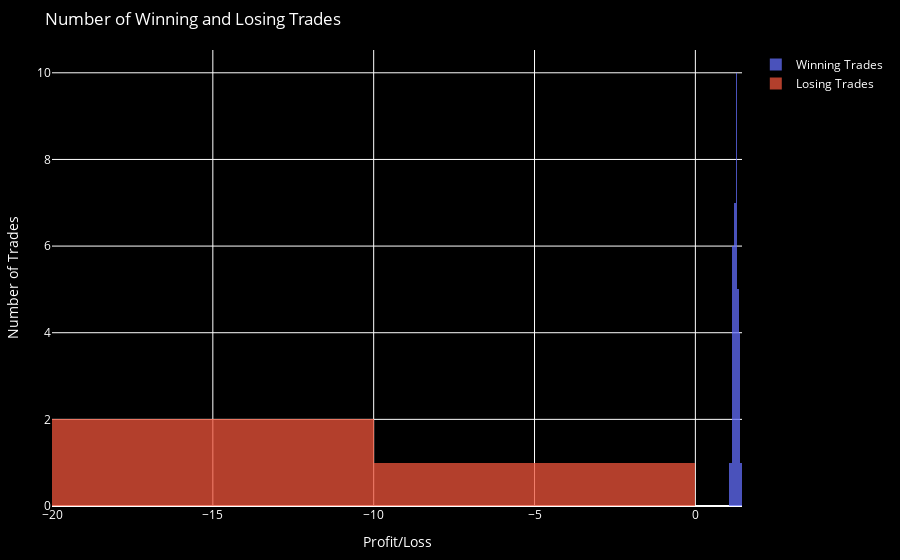
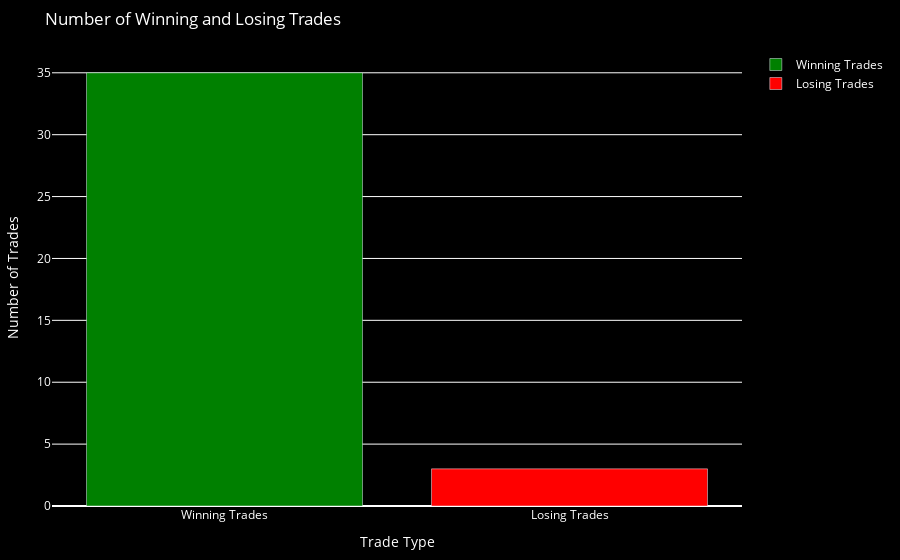

Notebook source saved alongside these figures, in order:
### Markdown cell above
## To be tested too

### Code cell
# ...

def backtest_new_strategy(df, lot_size=0.2):
    trades = []
    in_trade = False

    for i in range(2, len(df)):
        current_bar = df.iloc[i]
        previous_bar = df.iloc[i - 1]

        # Check for new sell conditions
        if previous_bar["rsi"] > 30 and current_bar["rsi"] <= 30:
            if not in_trade:
                # Open a sell trade
                trade = {"entry_time": current_bar.name, "entry_price": current_bar["open"], "trade_type": "SELL"}
                trades.append(trade)
                in_trade = True

        # Check for trade closing condition
        if in_trade:
            # Calculate the closing time for the trade (1 minute after the trade was executed)
            closing_time = trade["entry_time"] + timedelta(minutes=1)

            if current_bar.name >= closing_time:
                # Close the trade
                trade["exit_time"] = current_bar.name
                trade["exit_price"] = current_bar["close"]
                trade["pnl"] = trade["entry_price"] - trade["exit_price"]
                trade["pnl"] *= lot_size
                in_trade = False

    return trades

def plot_trades(df, trades):
    fig = go.Figure(data=[go.Candlestick(x=df.index,
                                        open=df['open'],
                                        high=df['high'],
                                        low=df['low'],
                                        close=df['close'],
                                        increasing_line_color='orange',
                                        decreasing_line_color='green',
                                        line_width=1)])

    for trade in trades:
        entry_time = trade["entry_time"]
        entry_price = trade["entry_price"]
        exit_time = trade.get("exit_time", None)
        exit_price = trade.get("exit_price", None)

        fig.add_trace(go.Scatter(x=[entry_time],
        y=[entry_price],
        mode='markers',
        marker=dict(size=[10],
        symbol=['triangle-up'],
        color=['orange'],
        line=dict(width=2)),
        name="Entry"))

        if exit_time is not None and exit_price is not None:
            fig.add_trace(go.Scatter(x=[exit_time],
            y=[exit_price],
            mode='markers',
            marker=dict(size=[10],
            symbol=['triangle-down'],
            color=['green'],
            line=dict(width=2)),
            name="Exit"))

    fig.update_layout(
        title="Backtest Trades",
        xaxis_title="Time",
        yaxis_title="Price",
        xaxis_rangeslider_visible=False,
        plot_bgcolor='black',
        paper_bgcolor='black',
        font=dict(color='white'),
        showlegend=True,
        autosize=True,
        margin=dict(l=50, r=50, t=50, b=50),
        xaxis_showgrid=False,
        yaxis_showgrid=False,
    )

    fig.update_layout(width=800, height=800)

    fig.show()

def plot_histogram(trades):
    pnl_values = [trade.get('pnl', 0) for trade in trades]

    # Filter out zero values (trades that didn't close)
    pnl_values = [pnl for pnl in pnl_values if pnl != 0]

    winning_trades = [pnl for pnl in pnl_values if pnl > 0]
    losing_trades = [pnl for pnl in pnl_values if pnl < 0]

    fig = go.Figure()

    fig.add_trace(go.Histogram(x=winning_trades, opacity=0.75, name="Winning Trades"))
    fig.add_trace(go.Histogram(x=losing_trades, opacity=0.75, name="Losing Trades"))

    fig.update_layout(
        title="Number of Winning and Losing Trades",
        xaxis_title="Profit/Loss",
        yaxis_title="Number of Trades",
        plot_bgcolor='black',
        paper_bgcolor='black',
        font=dict(color='white'),
        showlegend=True,
        autosize=True,
        margin=dict(l=50, r=50, t=50, b=50),
        xaxis_showgrid=True,
        yaxis_showgrid=True,
    )

    fig.update_layout(barmode='overlay')

    fig.show()

def plot_total(trades):
    pnl_values = [trade.get('pnl', 0) for trade in trades]

    # Filter out zero values (trades that didn't close)
    pnl_values = [pnl for pnl in pnl_values if pnl != 0]

    winning_trades = [pnl for pnl in pnl_values if pnl > 0]
    losing_trades = [pnl for pnl in pnl_values if pnl < 0]

    total_winning_trades = len(winning_trades)
    total_losing_trades = len(losing_trades)

    fig = go.Figure()

    fig.add_trace(go.Bar(x=["Winning Trades"], y=[total_winning_trades], name="Winning Trades", marker_color='green'))
    fig.add_trace(go.Bar(x=["Losing Trades"], y=[total_losing_trades], name="Losing Trades", marker_color='red'))

    fig.update_layout(
        title="Number of Winning and Losing Trades",
        xaxis_title="Trade Type",
        yaxis_title="Number of Trades",
        plot_bgcolor='black',
        paper_bgcolor='black',
        font=dict(color='white'),
        showlegend=True,
        autosize=True,
        margin=dict(l=50, r=50, t=50, b=50),
        xaxis_showgrid=False,
        yaxis_showgrid=True,
    )

    fig.show()


if __name__ == "__main__":
    symbol = "Boom 1000 Index"
    timeframe = mt5.TIMEFRAME_M1
    lot_size = 1.0
    period = 7

    # Specify the date range for historical data (adjust as needed)
    start_date = datetime(2023, 8, 16)
    end_date = datetime.now()

    # Step 1: Load historical data within the specified date range
    df = get_historical_data(symbol, timeframe, start_date, end_date)

    # Step 2: Calculate RSI
    calculate_rsi(df, period)

    # Step 3: Backtest the new strategy
    new_trades = backtest_new_strategy(df, lot_size)

    # Step 4: Print the backtest results
    total_pnl = 0
    for trade in new_trades:
        print(f"Trade Type: {trade['trade_type']}")
        print(f"Entry Time: {trade['entry_time']}, Entry Price: {trade['entry_price']}")
        print(f"Exit Time: {trade.get('exit_time', 'Not closed')}, Exit Price: {trade.get('exit_price', 'N/A')}")
        print(f"Profit/Loss: {trade.get('pnl', 0):.2f}\n")
        total_pnl += trade.get('pnl', 0)

    print(f"Total Profit/Loss: {total_pnl:.2f}")
    print(f"Total Trades: {len(new_trades)}")
    plot_histogram(new_trades)
    plot_total(new_trades)
    #plot_trades(df, trades)

### Figure 1 — Plotly figure (JSON) as saved in the notebook; plotly's stock layout.template omitted (floating-point values rounded to 4 significant figures)
{"data": [{"name": "Winning Trades", "opacity": 0.75, "type": "histogram", "x": [1.098, 1.21, 1.261, 1.391, 1.154, 1.264, 1.283, 1.399, 1.419, 1.184, 1.246, 1.335, 1.27, 1.291, 1.317, 1.304, 1.266, 1.217, 1.135, 1.294, 1.23, 1.195, 1.366, 1.235, 1.17, 1.293, 1.361, 1.241, 1.309, 1.303, 1.266, 1.291, 1.192, 1.234, 1.154]}, {"name": "Losing Trades", "opacity": 0.75, "type": "histogram", "x": [-13.14, -3.46, -11.29]}], "layout": {"autosize": true, "barmode": "overlay", "font": {"color": "white"}, "margin": {"b": 50, "l": 50, "r": 50, "t": 50}, "paper_bgcolor": "black", "plot_bgcolor": "black", "showlegend": true, "title": {"text": "Number of Winning and Losing Trades"}, "xaxis": {"showgrid": true, "title": {"text": "Profit/Loss"}}, "yaxis": {"showgrid": true, "title": {"text": "Number of Trades"}}}}

### Figure 2 — Plotly figure (JSON) as saved in the notebook; plotly's stock layout.template omitted (floating-point values rounded to 4 significant figures)
{"data": [{"marker": {"color": "green"}, "name": "Winning Trades", "type": "bar", "x": ["Winning Trades"], "y": [35]}, {"marker": {"color": "red"}, "name": "Losing Trades", "type": "bar", "x": ["Losing Trades"], "y": [3]}], "layout": {"autosize": true, "font": {"color": "white"}, "margin": {"b": 50, "l": 50, "r": 50, "t": 50}, "paper_bgcolor": "black", "plot_bgcolor": "black", "showlegend": true, "title": {"text": "Number of Winning and Losing Trades"}, "xaxis": {"showgrid": false, "title": {"text": "Trade Type"}}, "yaxis": {"showgrid": true, "title": {"text": "Number of Trades"}}}}
